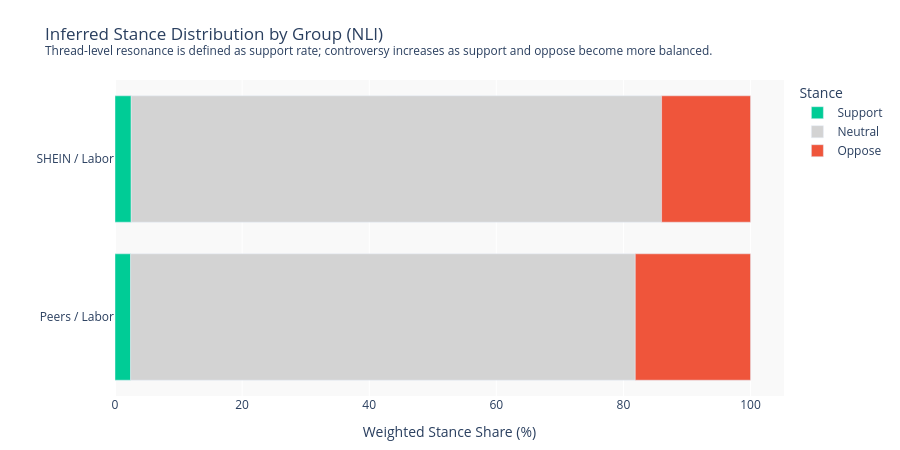

Notebook code cell kept with this figure:
### Code cell
# Cell 10 — Generate NLI Stance Visualization (Load from existing CSV, 0 算力消耗)
# -------------------------------------------------------------------
import os
import glob
import pandas as pd
import plotly.express as px

# 1. 自动寻找最新的 07 模块输出文件夹
try:
    from pyprojroot import here
    PROJECT_ROOT = here()
except ImportError:
    PROJECT_ROOT = os.path.abspath(os.path.join(os.getcwd(), ".."))

DATA_DIR = os.path.join(PROJECT_ROOT, "Data")
cands = glob.glob(os.path.join(DATA_DIR, "data_07_thread_stance_nli*"))
dirs = [d for d in cands if os.path.isdir(d)]

if not dirs:
    raise FileNotFoundError("❌ 找不到 Data/data_07_thread_stance_nli* 文件夹，请确认你已经跑过 NLI 模型！")

latest_07_dir = max(dirs, key=os.path.getmtime)
print(f"📂 锁定最新 07 文件夹: {latest_07_dir}")

# 2. 读取之前跑完保存的 CSV 数据
panel_csv = os.path.join(latest_07_dir, "thread_panel_stance.csv")
if not os.path.exists(panel_csv):
    raise FileNotFoundError(f"❌ 找不到数据文件: {panel_csv}，请确保前面的 Cell 9 已经将其导出。")

thread_panel = pd.read_csv(panel_csv)
print(f"✅ 成功加载 NLI 历史数据，包含 {len(thread_panel)} 条 Thread 记录。")

# 🌟 核心修复1：处理 Pandas merge 产生的 _x 后缀问题
if "support_x" in thread_panel.columns:
    thread_panel = thread_panel.rename(columns={
        "support_x": "support", 
        "oppose_x": "oppose", 
        "neutral_x": "neutral"
    })

# 🌟 核心修复2：业务化组别名称映射，保持与06/08的全局统一
GROUP_LABEL_MAP = {
    'shein_labor': 'SHEIN / Labor', 
    'shein_environment': 'SHEIN / Environment',
    'non_shein_labor': 'Peers / Labor', 
    'non_shein_environment': 'Peers / Environment'
}

# 3. 聚合各阵营的立场总热度
viz_stance = thread_panel.groupby("cell_id")[["support", "oppose", "neutral"]].sum().reset_index()

# 将内部的 cell_id 映射为正式的 Group 标签
viz_stance["Group"] = viz_stance["cell_id"].map(GROUP_LABEL_MAP).fillna(viz_stance["cell_id"])

# 4. 计算百分比，做成 100% 堆叠条形图
viz_stance["total"] = viz_stance[["support", "oppose", "neutral"]].sum(axis=1) + 1e-9
# 🌟 直接将其重命名为首字母大写的正式指标名
viz_stance["Support"] = viz_stance["support"] / viz_stance["total"] * 100
viz_stance["Oppose"] = viz_stance["oppose"] / viz_stance["total"] * 100
viz_stance["Neutral"] = viz_stance["neutral"] / viz_stance["total"] * 100

# 5. 融化数据适应 Plotly，剔除掉旧的小写列和 cell_id
viz_melt = viz_stance.drop(columns=["support", "oppose", "neutral", "total", "cell_id"]).melt(
    id_vars="Group", var_name="Stance", value_name="Percentage (%)"
)

# 🌟 核心修复3：强制设定分类的顺序（支持 -> 中立 -> 反对），保证堆叠图视觉逻辑最顺畅
viz_melt["Stance"] = pd.Categorical(viz_melt["Stance"], categories=["Support", "Neutral", "Oppose"], ordered=True)
viz_melt = viz_melt.sort_values("Stance")

# 6. 绘制专业视角的横向对比条形图
fig_stance = px.bar(
    viz_melt, 
    x="Percentage (%)", 
    y="Group", 
    color="Stance",
    orientation="h", 
    color_discrete_map={
        "Support": "#00CC96",   # 薄荷绿
        "Neutral": "#D3D3D3",   # 浅灰 (用灰色代表中立最合适)
        "Oppose": "#EF553B"     # 橘红
    },
    # 🌟 核心修复4：去情绪化的标准标题，加上解释共鸣度与争议度的副标题
    title="Inferred Stance Distribution by Group (NLI)<br><sup>Thread-level resonance is defined as support rate; controversy increases as support and oppose become more balanced.</sup>"
)

fig_stance.update_layout(
    # 🌟 核心修复5：将 X 轴正名为 Weighted Stance Share
    xaxis_title="Weighted Stance Share (%)", 
    yaxis_title="", 
    height=450,
    margin=dict(l=40, r=40, t=80, b=40), # 加大 t 给副标题留出足够空间
    legend_title="Stance",
    plot_bgcolor="#f9f9f9", paper_bgcolor="#ffffff"
)

# 🌟 核心修复6：定制化极简 Hover 提示框
fig_stance.update_traces(
    hovertemplate="<b>Group:</b> %{y}<br><b>Stance:</b> %{data.name}<br><b>Share:</b> %{x:.1f}%<extra></extra>"
)

# 7. 导出 HTML 资产到同一个 07 文件夹里
OUT_HTML = os.path.join(latest_07_dir, "06_nli_stance_distribution_stacked.html")
fig_stance.write_html(OUT_HTML, include_plotlyjs="cdn", full_html=True)
fig_stance.show()

print(f"✅ NLI Stance 宏观大盘图已生成，专门投喂给 Dashboard Tab 1: {OUT_HTML}")

### Figure 1 — Plotly figure (JSON) as saved in the notebook; plotly's stock layout.template omitted (floating-point values rounded to 4 significant figures)
{"data": [{"hovertemplate": "<b>Group:</b> %{y}<br><b>Stance:</b> %{data.name}<br><b>Share:</b> %{x:.1f}%<extra></extra>", "legendgroup": "Support", "marker": {"color": "#00CC96", "pattern": {"shape": ""}}, "name": "Support", "orientation": "h", "showlegend": true, "textposition": "auto", "type": "bar", "x": [2.466, 2.553], "xaxis": "x", "y": ["Peers / Labor", "SHEIN / Labor"], "yaxis": "y"}, {"hovertemplate": "<b>Group:</b> %{y}<br><b>Stance:</b> %{data.name}<br><b>Share:</b> %{x:.1f}%<extra></extra>", "legendgroup": "Neutral", "marker": {"color": "#D3D3D3", "pattern": {"shape": ""}}, "name": "Neutral", "orientation": "h", "showlegend": true, "textposition": "auto", "type": "bar", "x": [79.4, 83.45], "xaxis": "x", "y": ["Peers / Labor", "SHEIN / Labor"], "yaxis": "y"}, {"hovertemplate": "<b>Group:</b> %{y}<br><b>Stance:</b> %{data.name}<br><b>Share:</b> %{x:.1f}%<extra></extra>", "legendgroup": "Oppose", "marker": {"color": "#EF553B", "pattern": {"shape": ""}}, "name": "Oppose", "orientation": "h", "showlegend": true, "textposition": "auto", "type": "bar", "x": [18.14, 14.0], "xaxis": "x", "y": ["Peers / Labor", "SHEIN / Labor"], "yaxis": "y"}], "layout": {"barmode": "relative", "height": 450, "legend": {"title": {"text": "Stance"}, "tracegroupgap": 0}, "margin": {"b": 40, "l": 40, "r": 40, "t": 80}, "paper_bgcolor": "#ffffff", "plot_bgcolor": "#f9f9f9", "title": {"text": "Inferred Stance Distribution by Group (NLI)<br><sup>Thread-level resonance is defined as support rate; controversy increases as support and oppose become more balanced.</sup>"}, "xaxis": {"anchor": "y", "domain": [0, 1], "title": {"text": "Weighted Stance Share (%)"}}, "yaxis": {"anchor": "x", "domain": [0, 1], "title": {"text": ""}}}}
